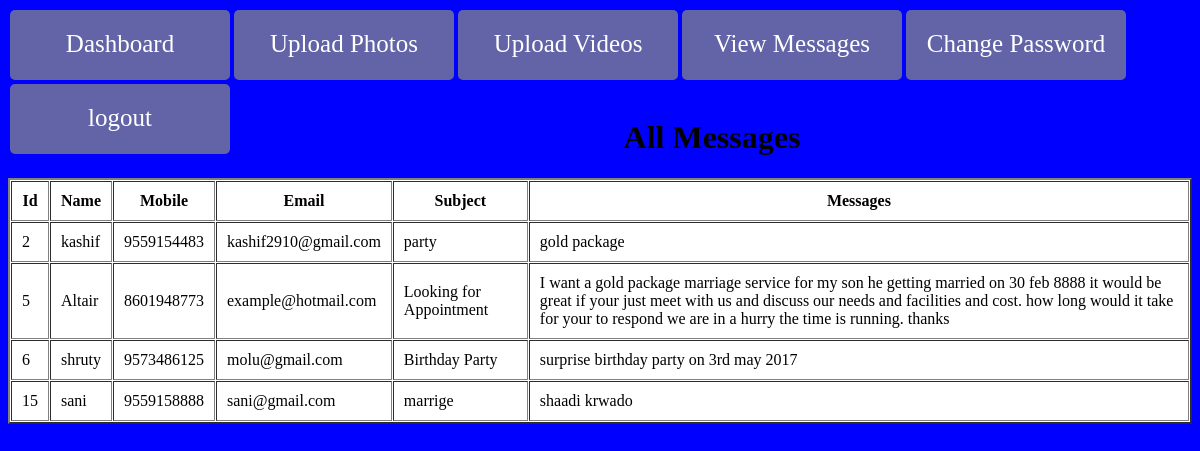
The page /admin/view_msg.php (signed in) on the database its author committed.
### tables this page shows
CREATE TABLE `tbl_touch` (
  `tid` int(2) NOT NULL,
  `name` varchar(30) NOT NULL,
  `mob` varchar(10) DEFAULT NULL,
  `email` varchar(30) NOT NULL,
  `subject` varchar(30) NOT NULL,
  `message` varchar(500) NOT NULL
);

### admin/view_msg.php (the view, shortened to what this page needs)
<html>
<head>
</head>
<body bgcolor="blue">
<a href="adminzone.php"><div class="menu">Dashboard</div></a>
<a href="profile.php"><div class="menu">Upload Photos</div></a>
<a href="upload_vid.php"><div class="menu">Upload Videos</div></a>
<a href="view_msg.php"><div class="menu">View Messages</div></a>
<a href="changepassword.php"><div class="menu">Change Password</div></a>
<a href="logout.php"><div class="menu">logout</div></a>
<br/><br/><br/><br/><br/>
<center> <h1>All Messages</h1></center>
<table border="2" cellspacing="1px" width="100%"cellpadding="10px" style="background-color:white">
    <tr>
     <th>Id</th>
	 <th>Name</th>
	 <th>Mobile</th>
	 <th>Email</th>
	 <th>Subject</th>
	 <th>Messages</th>
	</tr>
	   <?php
          $query1="select * from tbl_touch";
          $result=mysql_query($query1);
		  while($row=mysql_fetch_array($result,MYSQL_BOTH))
           {
        ?>
		<tr>
		    <td><?php echo $row[0];?></td>
            <td><?php echo $row[1];?></td>
            <td><?php echo $row[2];?></td>
            <td><?php echo $row[3];?></td>
            <td><?php echo $row[4];?></td>
			<td><?php echo $row[5];?></td>
	    </tr>
		<?php
           }
        ?>
</table>
</body>
</html>

### admin/view_msg.php (style rules this page uses)
.menu { height:50px; width:220px; float:left; border-radius:5px; background:rgba(123,125,145,0.8); text-align:center; padding-top:20px; font-size:25px; margin:2px; color:white; transition:background 2s,color 2s,font-size 2s,font-weight 2s; }

### rows shown on the page
tbl_touch: tid "2", name "kashif", mob "9559154483", email "kashif2910@gmail.com", subject "party", message "gold package"
tbl_touch: tid "5", name "Altair", mob "8601948773", email "example@hotmail.com", subject "Looking for Appointment", message "I want a gold package marriage service for my son he getting married on 30 feb 8888 it would be great if your just meet with us and discuss our needs and facilities and cost. how long would it take for your to respond we are in a hurry the time is running. thanks"
tbl_touch: tid "6", name "shruty", mob "9573486125", email "molu@gmail.com", subject "Birthday Party", message "surprise birthday party on 3rd may 2017"
tbl_touch: tid "15", name "sani", mob "9559158888", email "sani@gmail.com", subject "marrige", message "shaadi krwado"
